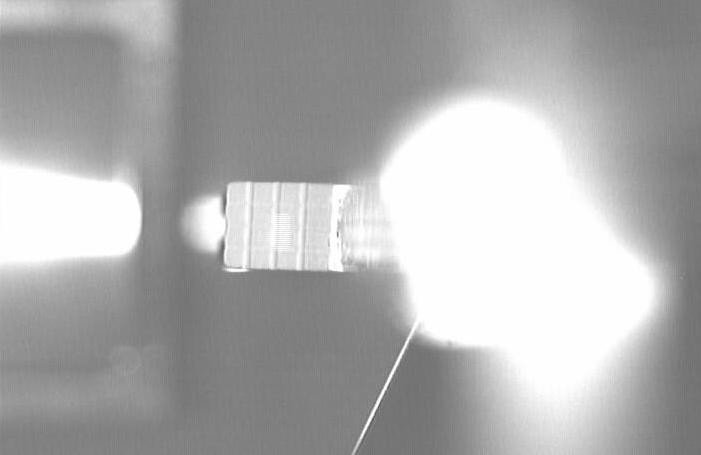
#> input picture testing/JENSAviewer_cropped.png, 701 x 455 px
$ jupyter execute --allow-errors Coordinates_JENSA.ipynb   (shell and % lines are left out)   (older library calls are emulated)
#> lines starting #> are read from the running program, lines starting #| are printed output that depends on the picture; after the words box and inside, x2 and y2 are one past the last pixel; in counts of white or black regions, pixels touching at a corner belong together
#### Goal:
x and y position of beam spot

#### Data:
- background image
- beam image
- viewer grid size

#### To do:
- warping didn't seem to make a difference. Ideas:
  - get an image of the viewer head on to extract warp matrix from instead of guessing
- use feature detection on a cropped image of the viewer and detect the region
- then use line detection to get the scale?
  - hough transform code not working -> investigate

[cell 1]
# import the necessary packages
from __future__ import print_function
from imutils import perspective
from imutils import contours
import numpy as np
import math
import argparse
import imutils
import cv2
from matplotlib import pyplot as plt

[cell 2]
def order_points_old(pts):
    # initialize a list of coordinates that will be ordered
    # such that the first entry in the list is the top-left,
    # the second entry is the top-right, the third is the
    # bottom-right, and the fourth is the bottom-left
    rect = np.zeros((4, 2), dtype="float32")

    # the top-left point will have the smallest sum, whereas
    # the bottom-right point will have the largest sum
    s = pts.sum(axis=1)
    rect[0] = pts[np.argmin(s)]
    rect[2] = pts[np.argmax(s)]

    # now, compute the difference between the points, the
    # top-right point will have the smallest difference,
    # whereas the bottom-left will have the largest difference
    diff = np.diff(pts, axis=1)
    rect[1] = pts[np.argmin(diff)]
    rect[3] = pts[np.argmax(diff)]

    # return the ordered coordinates
    return rect

[cell 3]
# construct the argument parse and parse the arguments
#ap = argparse.ArgumentParser()
#ap.add_argument("-n", "--new", type=int, default=-1,help="whether or not the new order points should should be used")
#args = vars(ap.parse_args())

# load our input image, convert it to grayscale, and blur it slightly
image = cv2.imread("JENSAviewer_cropped.png")
#> image is the input picture: shape (455, 701, 3); min 85, max 255, mean 173.9
gray = cv2.cvtColor(image, cv2.COLOR_BGR2GRAY)
#gray = cv2.GaussianBlur(gray, (7, 7), 0)
rows, cols, ch= image.shape
#> rows = 455; cols = 701; ch = 3

[cell 4]
def GetContour(original, im_input):
    # perform edge detection, then perform a dilation + erosion to
    # close gaps in between object edges
    edged = cv2.Canny(im_input, 50, 100)
    edged = cv2.dilate(edged, None, iterations=1)
    edged = cv2.erode(edged, None, iterations=1)
    #cv2.imshow("Edged", edged)
    plt.imshow(edged)

    # find contours in the edge map
    cnts = cv2.findContours(edged.copy(), cv2.RETR_EXTERNAL, cv2.CHAIN_APPROX_SIMPLE)
    cnts = imutils.grab_contours(cnts)

    # sort the contours from left-to-right and initialize the bounding box
    # point colors
    (cnts, _) = contours.sort_contours(cnts)
    colors = ((0, 0, 255), (240, 0, 159), (255, 0, 0), (255, 255, 0))

    # loop over the contours individually
    for (i, c) in enumerate(cnts):
        # if the contour is not sufficiently large, ignore it
        if cv2.contourArea(c) < 100:
            continue

        # compute the rotated bounding box of the contour, then
        # draw the contours
        box = cv2.minAreaRect(c)
        box = cv2.cv.BoxPoints(box) if imutils.is_cv2() else cv2.boxPoints(box)
        box = np.array(box, dtype="int")
        cv2.drawContours(im_input, [box], -1, (0, 255, 0), 2)

        # show the original coordinates
        print("Object #{}:".format(i + 1))
        print(box)

        # order the points in the contour such that they appear
        # in top-left, top-right, bottom-right, and bottom-left
        # order, then draw the outline of the rotated bounding
        # box
        rect = order_points_old(box)

        # check to see if the new method should be used for
        # ordering the coordinates
        #if args["new"] > 0:
        #rect = perspective.order_points(box)

        # show the re-ordered coordinates
        #print(rect.astype("int"))

        # loop over the original points and draw them
        for ((x, y), color) in zip(rect, colors):
            cv2.circle(im_input, (int(x), int(y)), 5, color, -1)

        # draw the object num at the top-left corner
        cv2.putText(im_input, "Object #{}".format(i + 1),
            (int(rect[0][0] - 15), int(rect[0][1] - 15)),
            cv2.FONT_HERSHEY_SIMPLEX, 0.55, (255, 255, 255), 2)

        # show the image
        fig=plt.figure(figsize=(17,15))
        plt.subplot(121),plt.imshow(original),plt.title('Input')
        plt.subplot(122),plt.imshow(im_input),plt.title('Output')
        plt.show()

[cell 5]
yaw = 0.02 #rotation along z
pitch = -0.00015 #rotation along y
roll = 0.00015 #rotation along x

yaw_matrix = np.matrix([
[math.cos(yaw), -math.sin(yaw), 0],
[math.sin(yaw), math.cos(yaw), 0],
[0, 0, 1]
])

pitch_matrix = np.matrix([
[math.cos(pitch), 0, math.sin(pitch)],
[0, 1, 0],
[-math.sin(pitch), 0, math.cos(pitch)]
])

roll_matrix = np.matrix([
[1, 0, 0],
[0, math.cos(roll), -math.sin(roll)],
[0, math.sin(roll), math.cos(roll)]
])

warp_matrix = yaw_matrix @ pitch_matrix @ roll_matrix

image_corrected = cv2.warpPerspective(image, warp_matrix, (cols,rows), flags=cv2.INTER_LINEAR + cv2.WARP_INVERSE_MAP)
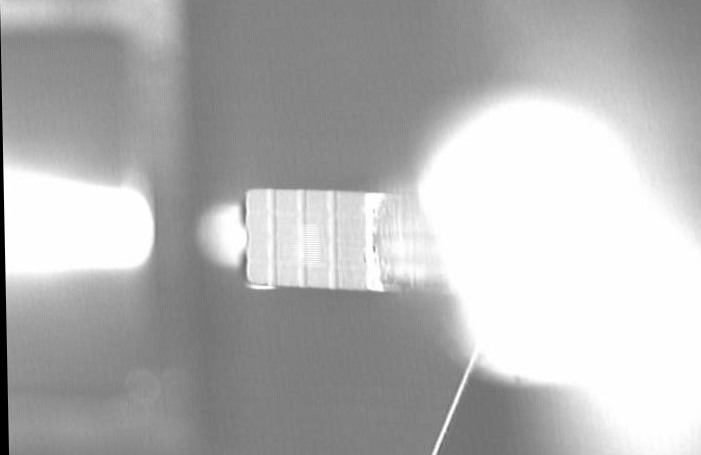
#> image_corrected: shape (455, 701, 3); min 0, max 255, mean 180.1

fig=plt.figure(figsize=(22,20))
plt.subplot(121),plt.imshow(image),plt.title('Input')
plt.subplot(122),plt.imshow(image_corrected),plt.title('Output')
plt.show()
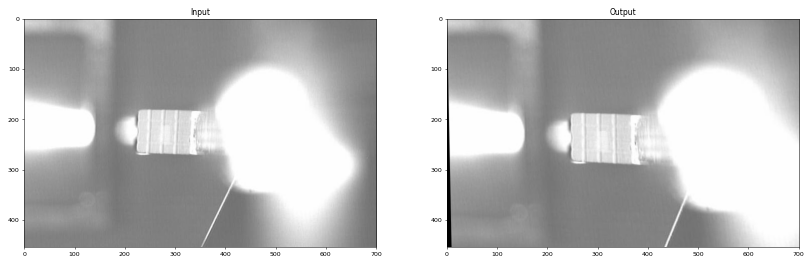
#> figure drawn by matplotlib, 2 panels

[cell 6]
GetContour(image, image_corrected)
#> in GetContour, `edged = cv2.Canny(im_input, 50, 100)`:
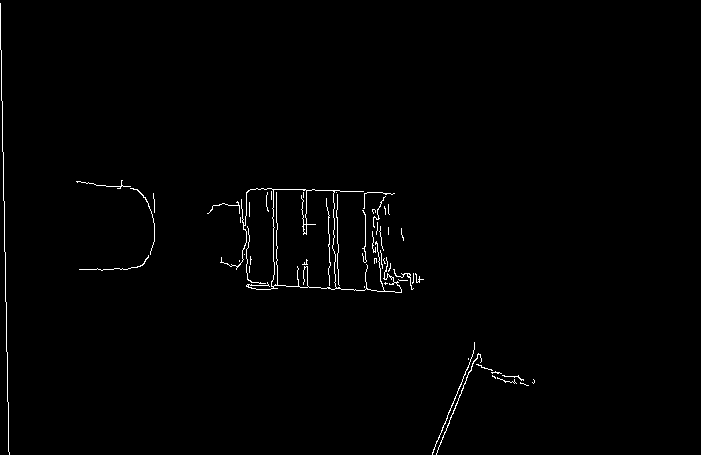
#> edged: shape (455, 701); 0.94% white in thin lines or dots, all inside (x1, y1, x2, y2) = (0, 3, 535, 455)
#> in GetContour, `edged = cv2.dilate(edged, None, iterations=1)`:
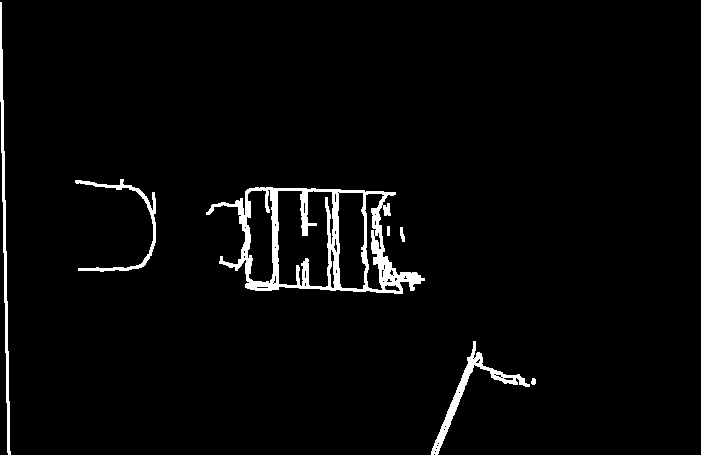
#> edged: shape (455, 701); 3% white; 7 white regions, largest, box (x1, y1, x2, y2) and area: (206, 187, 425, 294) 5927, (0, 2, 11, 455) 1328, (431, 341, 530, 455) 1253
#> in GetContour, `edged = cv2.erode(edged, None, iterations=1)`:
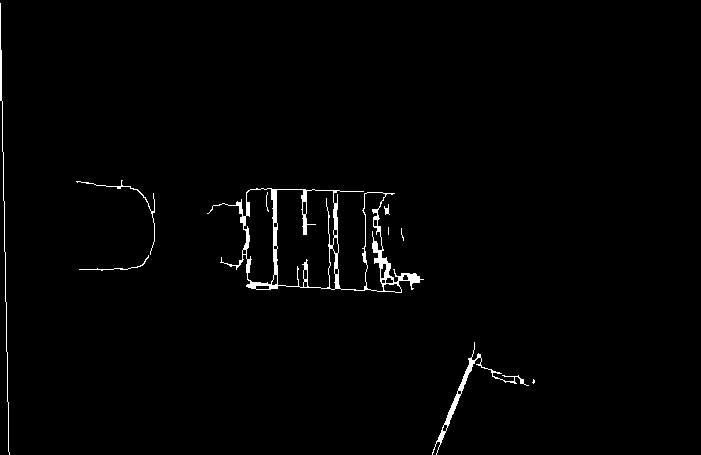
#> edged: shape (455, 701); 1.3% white; 10 white regions (3 under 20 px)
#> in GetContour, `cnts = cv2.findContours(edged.copy(), cv2.RETR_EXTERNAL, cv2.CHAIN_APP..`: cnts = 9 contours, 5 with area under 20; largest, box (x1, y1, x2, y2) and area: (207, 188, 424, 293) 11136, (432, 342, 529, 455) 408, (0, 3, 10, 455) 50, (76, 180, 155, 255) 32
#> the loop in GetContour, `for (i, c) in enumerate(cnts):` made 9 passes
#> (box, rect, s in order_points_old, diff in order_points_old) on passes 4, 8: ([[422, 292], [205, 287], [207, 186], [424, 191]], [[207, 186], [424, 191], [422, 292], [205, 287]], [714, 492, 393, 615], [-130, 82, -21, -233]), ([[492, 477], [431, 453], [474, 342], [535, 365]], [[474, 342], [535, 365], [492, 477], [431, 453]], [969, 884, 816, 900], [-15, 22, -132, -170])
#> c on pass 6: [[388, 227], [388, 234]]
#| Object #4:
#| [[422 292]
#|  [205 287]
#|  [207 186]
#|  [424 191]]
#| Object #8:
#| [[492 477]
#|  [431 453]
#|  [474 342]
#|  [535 365]]
#> after the loop in GetContour, `for (i, c) in enumerate(cnts):`:
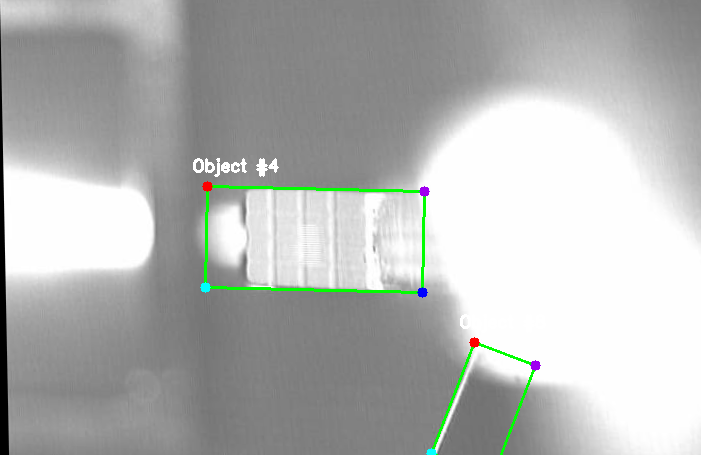
#> im_input: shape (455, 701, 3); 1.36% of pixels changed, all inside (x1, y1, x2, y2) = (193, 158, 546, 455)

[cell 7]
img = cv2.imread("JENSAviewer_cropped.png")
gray = cv2.cvtColor(img,cv2.COLOR_BGR2GRAY)
edges = cv2.Canny(gray,50,150,apertureSize = 3)
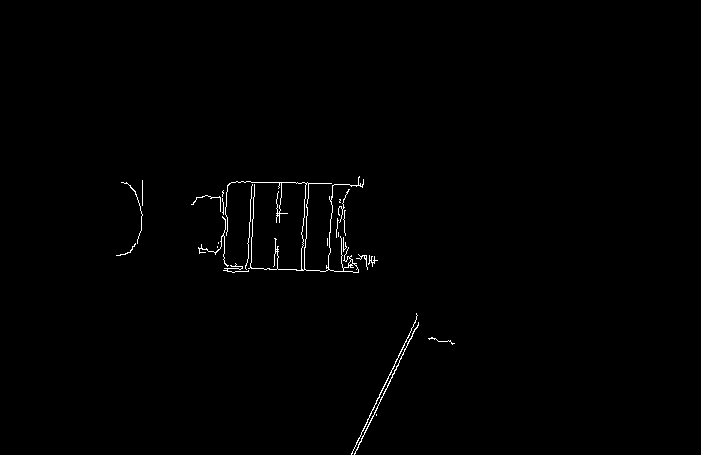
#> edges: shape (455, 701); 0.64% white in thin lines or dots, all inside (x1, y1, x2, y2) = (116, 176, 455, 455)

lines = cv2.HoughLines(edges,2,np.pi/180, 100)
#> lines = [[514, 0.454], [520, 0.471], [522, 0.489], [264, 1.59], [172, 1.61], [508, 0.419], [510, 0.436], [178, 1.59], [182, 1.57], [506, 0.401]]

for rho,theta in lines[0]:
    a = np.cos(theta)
    b = np.sin(theta)
    x0 = a*rho
    y0 = b*rho
    x1 = int(x0 + 1000*(-b))
    y1 = int(y0 + 1000*(a))
    x2 = int(x0 - 1000*(-b))
    y2 = int(y0 - 1000*(a))

    cv2.line(img,(x1,y1),(x2,y2),(0,0,255),2)
#> this loop made 1 pass
#> (rho, theta, a, b, x0, y0, x1, y1) on pass 1: (514, 0.454, 0.899, 0.438, 462, 225.3, 23, 1124)
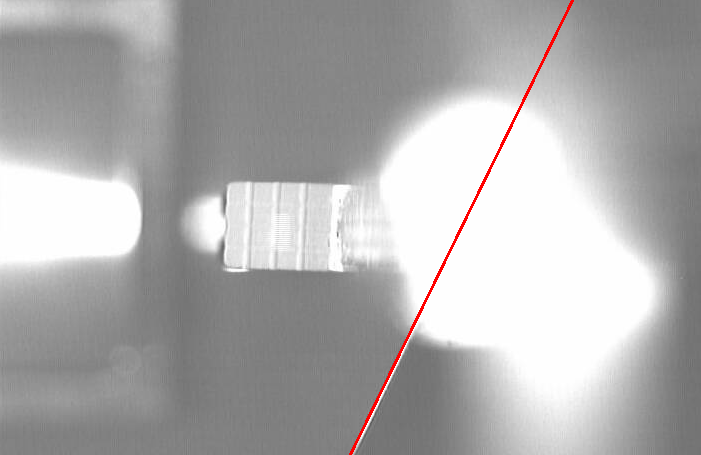
#> img: shape (455, 701, 3); 0.46% of pixels changed, all inside (x1, y1, x2, y2) = (349, 0, 574, 455)

#> (the rest of this cell did not finish here and is left out)
